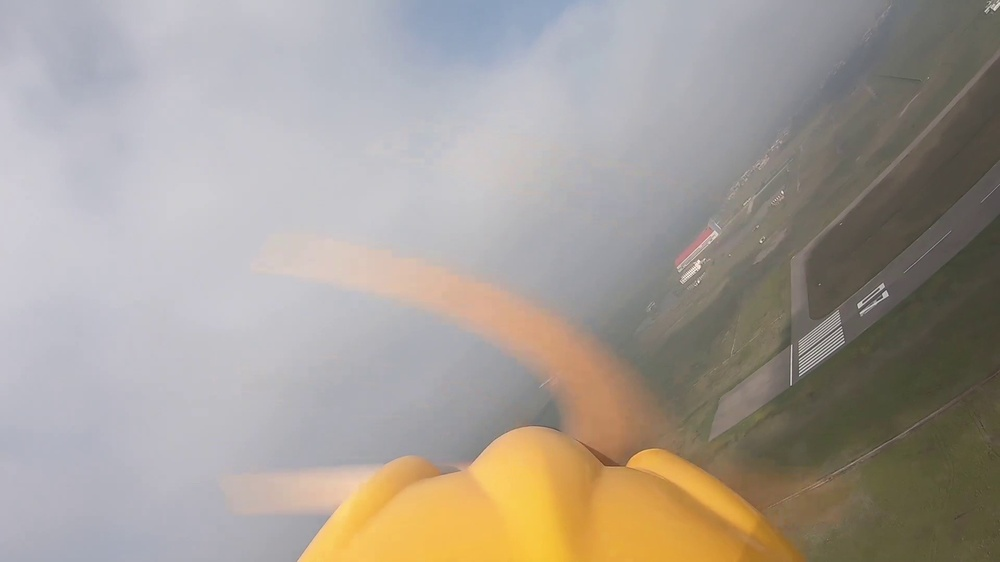
%> input picture 图像预处理/暗通道去雾/1.jpg, 1000 x 562 px, shrunk from 1920 x 1080 before the run
$ octave laliangdu.m   (GNU Octave 9; MATLAB toolbox functions it lacks are replaced by stand-ins)
%> lines starting %> are read from the running program, lines starting %| are printed output that depends on the picture
I=imread('1.jpg');
%> I is the input picture: size 562x1000x3 uint8; mean R, G, B 164.9, 157.4, 149.4
II = im2double(I);
Ir=double(II(:,:,1)); Ig=double(II(:,:,2)); Ib=double(II(:,:,3));
%> after `Ir=double(II(:,:,1))`:
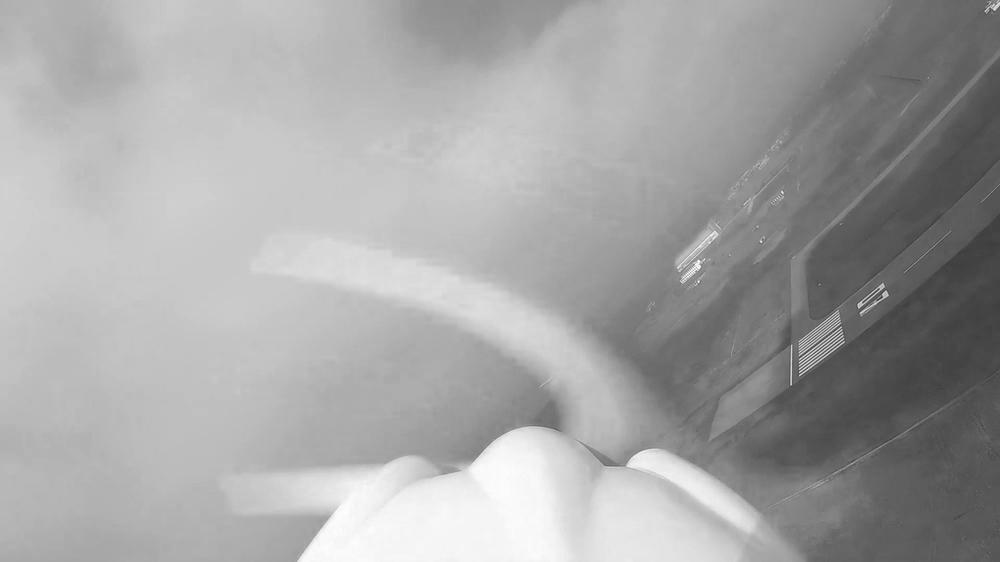
%> Ir: size 562x1000 double; min 0.231, max 1, mean 0.647
%> after `Ig=double(II(:,:,2))`:
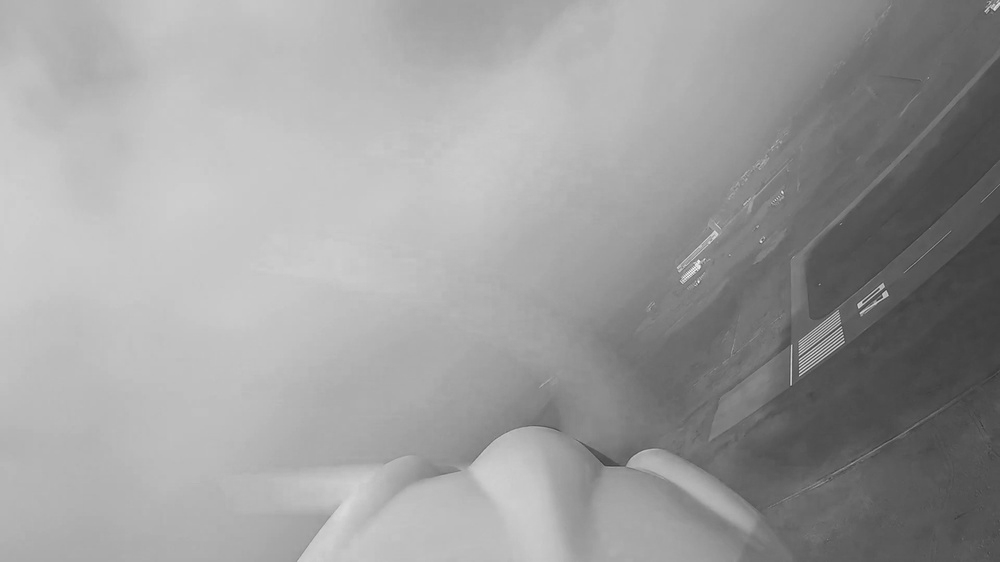
%> Ig: size 562x1000 double; min 0.208, max 0.988, mean 0.617
%> after `Ib=double(II(:,:,3))`:
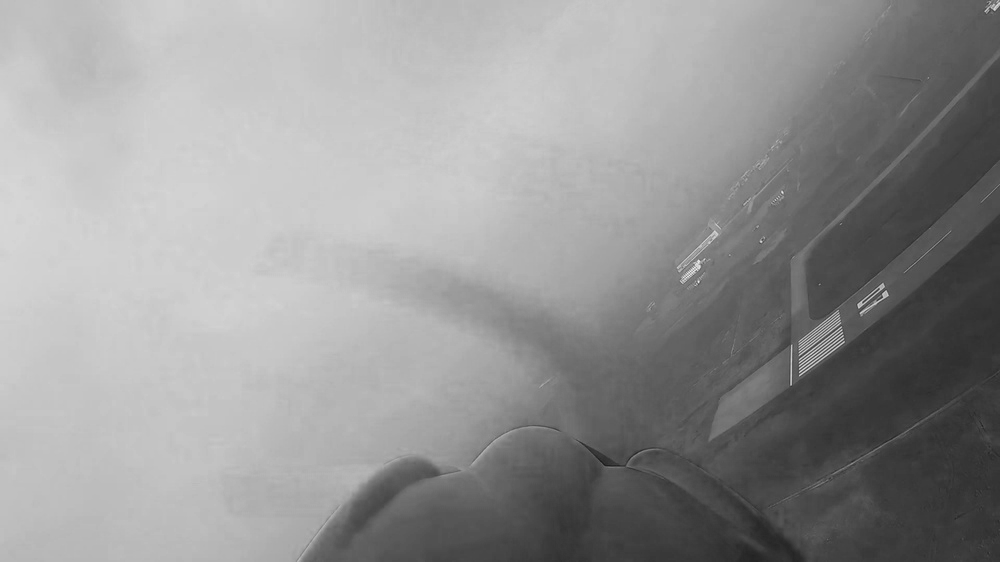
%> Ib: size 562x1000 double; min 0.102, max 0.941, mean 0.586
% Global Adaptation
Lw = 0.299 * Ir + 0.587 * Ig + 0.114 * Ib;% input world luminance values
Lwmax = max(max(Lw));% the maximum luminance value
%> Lwmax = 0.986
[m, n] = size(Lw);
%> m = 562; n = 1000
Lwaver = exp(sum(sum(log(0.001 + Lw))) / (m * n));% log-average luminance
%> Lwaver = 0.596
Lg = log(Lw / Lwaver + 1) / log(Lwmax / Lwaver + 1);
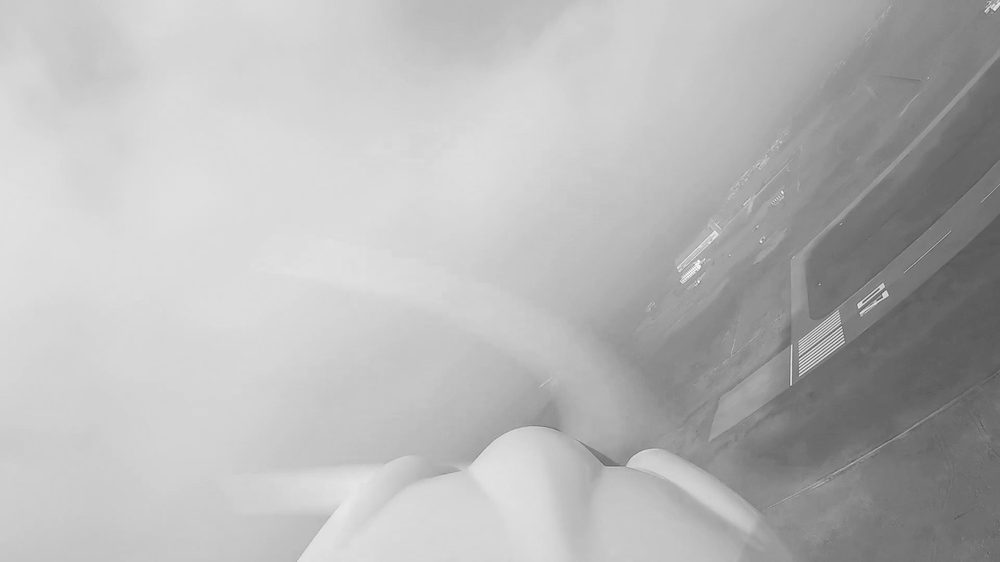
%> Lg: size 562x1000 double; min 0.307, max 1, mean 0.722
gain = Lg ./ Lw;
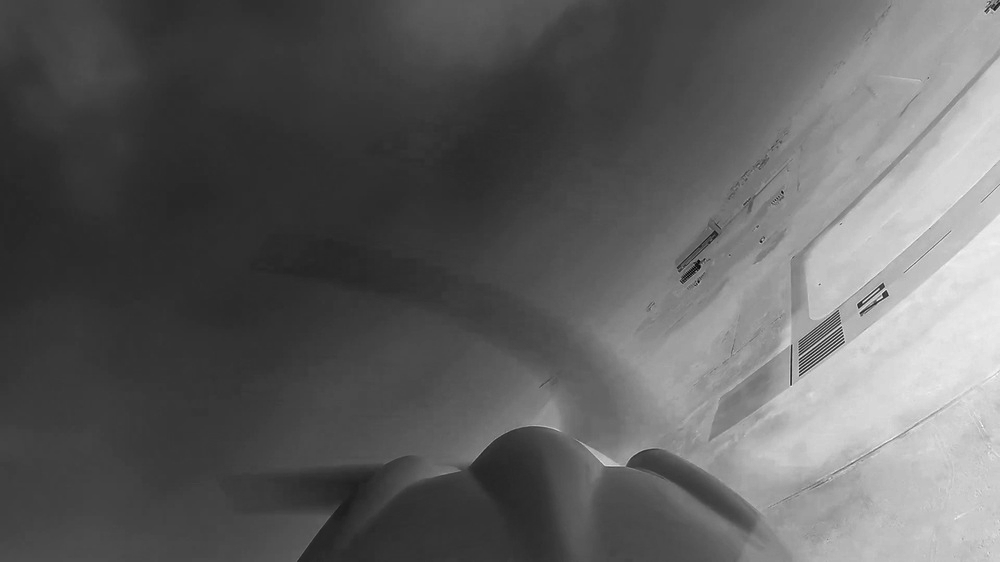
%> gain: size 562x1000 double; min 1.01, max 1.47, mean 1.19; drawn with min black and max white
gain(Lw == 0) = 0;
outval = cat(3, gain .* Ir, gain .* Ig, gain .* Ib);
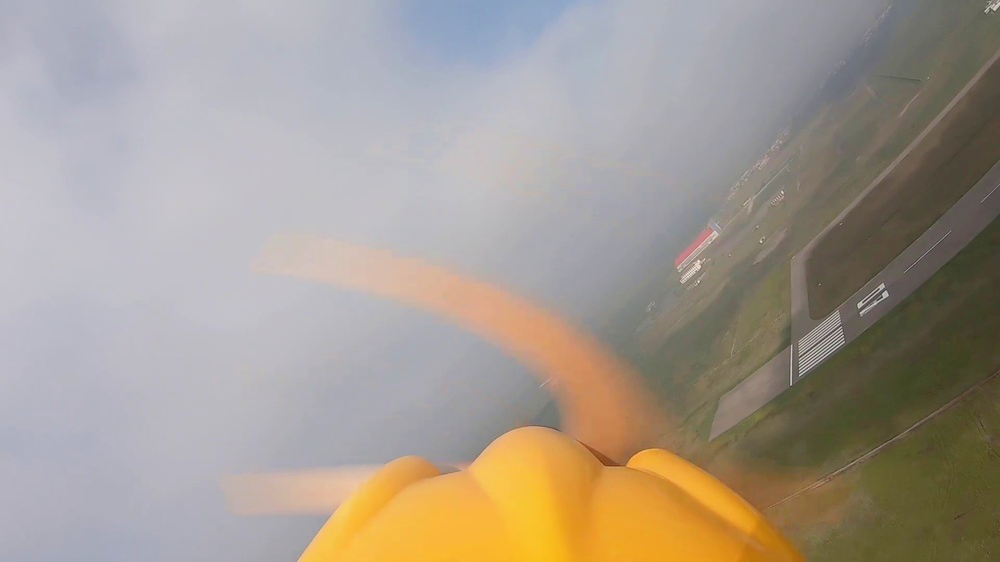
%> outval: size 562x1000x3 double; mean R, G, B 0.751, 0.716, 0.677; drawn with min black and max white
figure;
imshow(outval)

$ run again, with 图像预处理/暗通道去雾/0072.jpg copied over 图像预处理/暗通道去雾/1.jpg
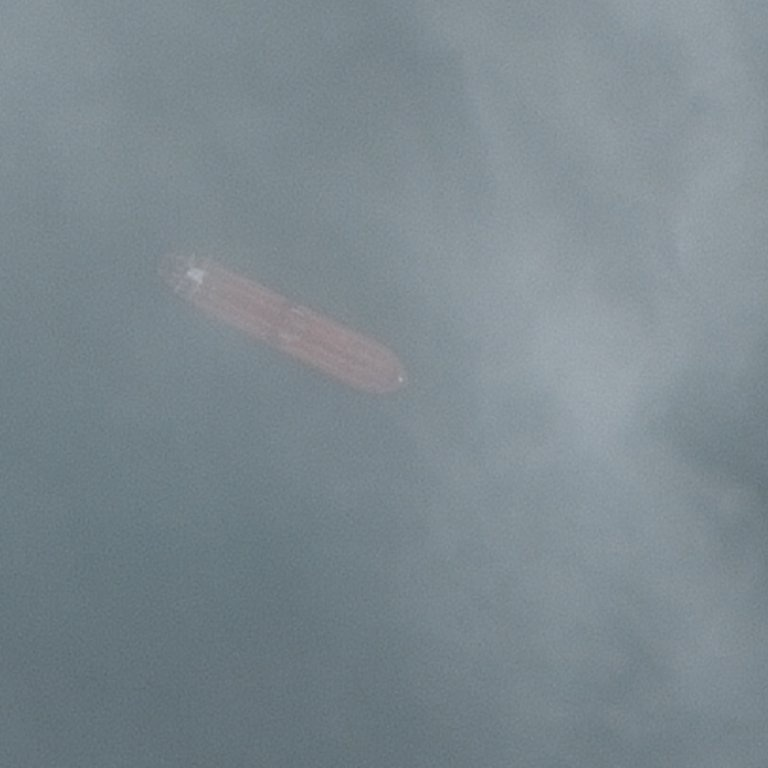
%> input picture 图像预处理/暗通道去雾/0072.jpg, 768 x 768 px
%> I is the input picture: size 768x768x3 uint8; mean R, G, B 124.1, 136.6, 143.3
%> `Ib=double(II(:,:,3))`:
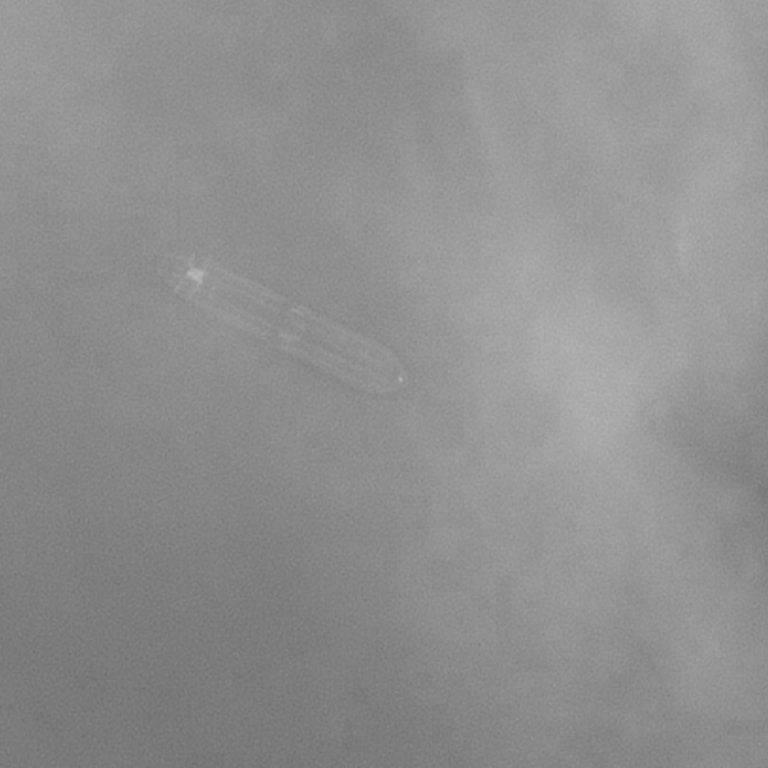
%> Ib: size 768x768 double; min 0.435, max 0.718, mean 0.562
%> Lwmax = 0.695
%> Lwaver = 0.523
%> `outval = cat(3, gain .* Ir, gain .* Ig, gain .* Ib);`:
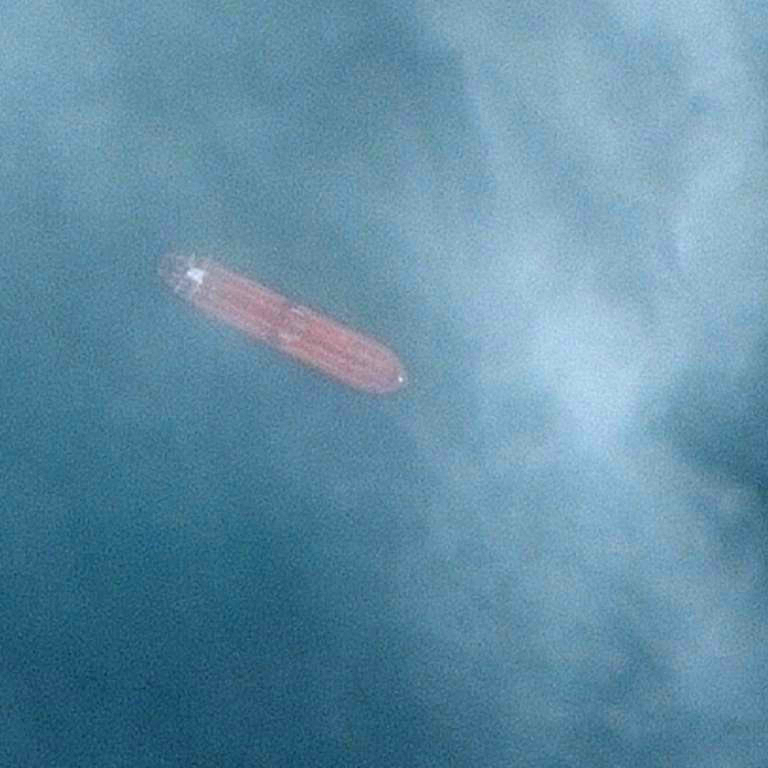
%> outval: size 768x768x3 double; mean R, G, B 0.761, 0.838, 0.879; drawn with min black and max white

$ run again, with 图像预处理/暗通道去雾/44.jpg copied over 图像预处理/暗通道去雾/1.jpg
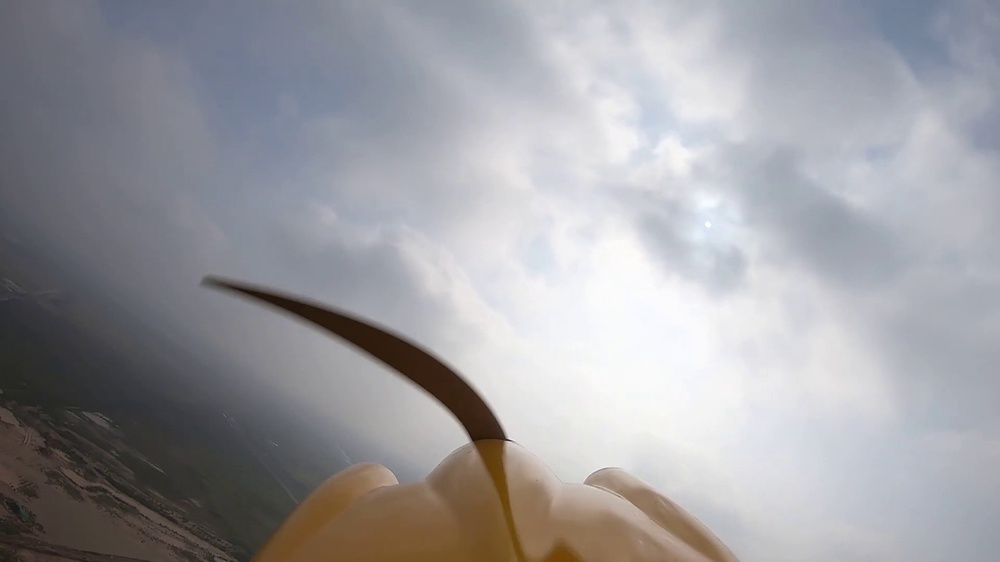
%> input picture 图像预处理/暗通道去雾/44.jpg, 1000 x 562 px, shrunk from 1920 x 1080 before the run
%> I is the input picture: size 562x1000x3 uint8; mean R, G, B 157.2, 156.6, 161
%> `Ib=double(II(:,:,3))`:
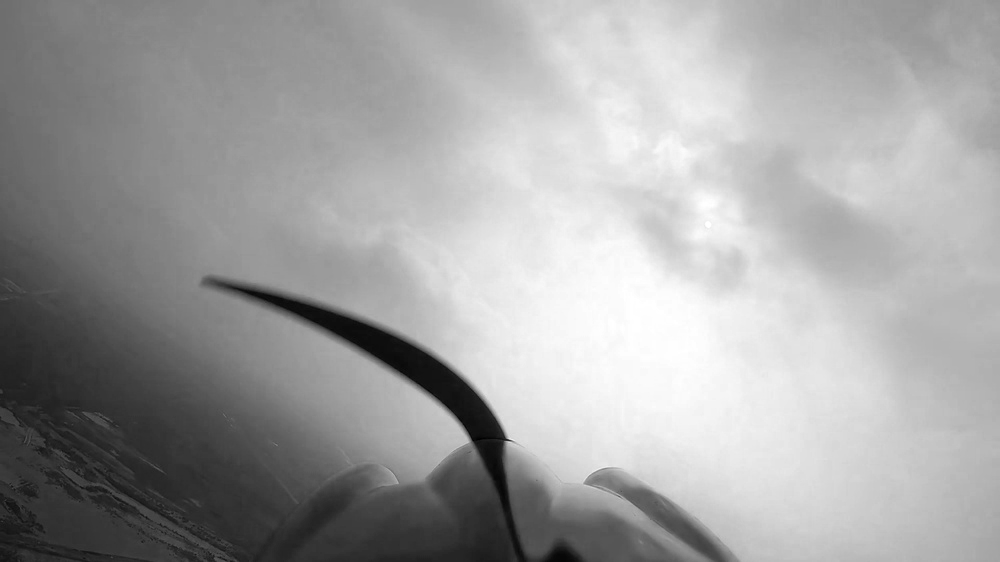
%> Ib: size 562x1000 double; min 0, max 1, mean 0.631
%> Lwmax = 0.996
%> Lwaver = 0.564
%> `outval = cat(3, gain .* Ir, gain .* Ig, gain .* Ib);`:
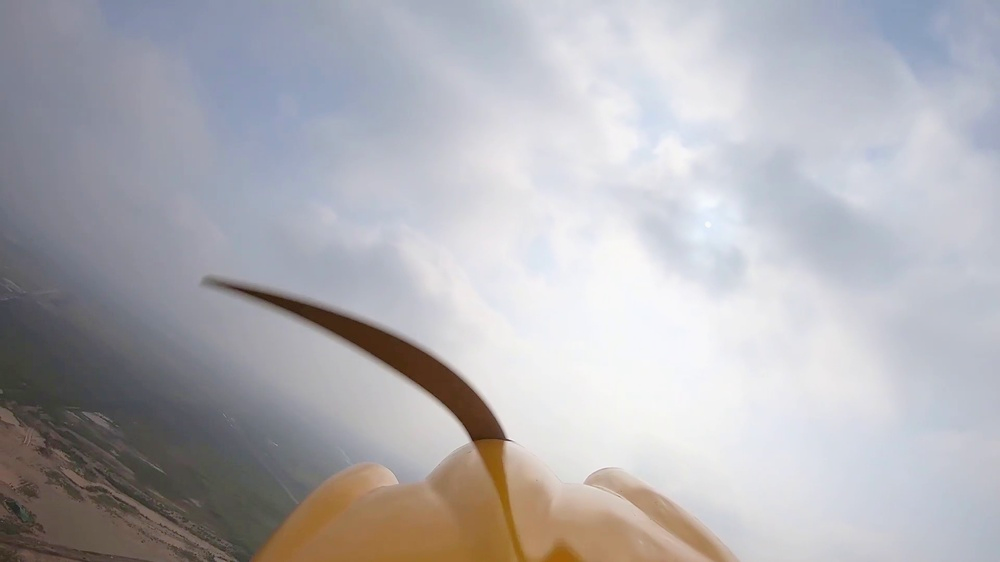
%> outval: size 562x1000x3 double; mean R, G, B 0.707, 0.703, 0.721; drawn with min black and max white
